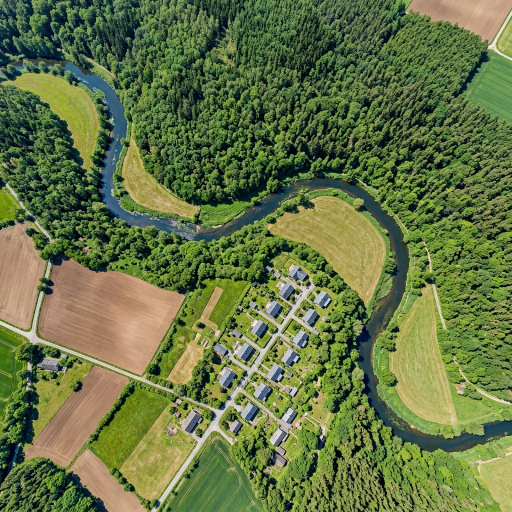
#> input picture aerial_view.png, 1024 x 1024 px (shown at 1/2 size)
$ python 08_ortho_rectification.py
#> lines starting #> are read from the running program, lines starting #| are printed output that depends on the picture; after the words box and inside, x2 and y2 are one past the last pixel; in counts of white or black regions, pixels touching at a corner belong together
import cv2
import numpy as np

# 讀取影像
img = cv2.imread("aerial_view.png")
#> img is the input picture: shape (1024, 1024, 3); mean B, G, R 68.7, 116.7, 101.7

if img is None:
    print("找不到影像檔案！")
else:
    # 取得影像維度
    height, width = img.shape[:2]
#> height = 1024; width = 1024

    # 1. 定義原始影像中的四個點 (例如：無人機傾斜拍攝到的農田四角)
    # 這裡我們手動定義一組點，模擬傾斜的透視效果
    # 格式: [左上, 右上, 右下, 左下]
    pts1 = np.float32([[200, 300], [800, 200], [900, 800], [100, 700]])

    # 2. 定義校正後的目標點 (正射投射後的矩形座標)
    # 我們希望將上述不規則四邊形轉為 500x500 的正方形
    pts2 = np.float32([[0, 0], [500, 0], [500, 500], [0, 500]])

    # 3. 計算透視變換矩陣 (Perspective Transform Matrix)
    matrix = cv2.getPerspectiveTransform(pts1, pts2)

    # 4. 執行變換 (Warp Perspective)
    # 這就是製作正射影像 (Orthophoto) 的核心數學步驟
    result = cv2.warpPerspective(img, matrix, (500, 500))
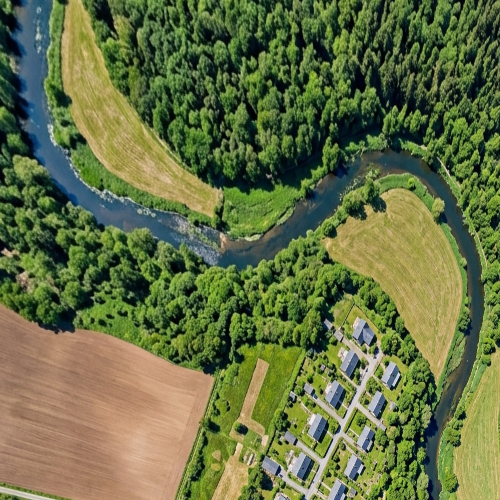
#> result: shape (500, 500, 3); mean B, G, R 68.3, 113.2, 102.3

    # 為了方便觀察，在原圖上畫出取樣範圍
    img_draw = img.copy()
    for i in range(4):
        cv2.circle(img_draw, tuple(pts1[i].astype(int)), 10, (0, 0, 255), -1)
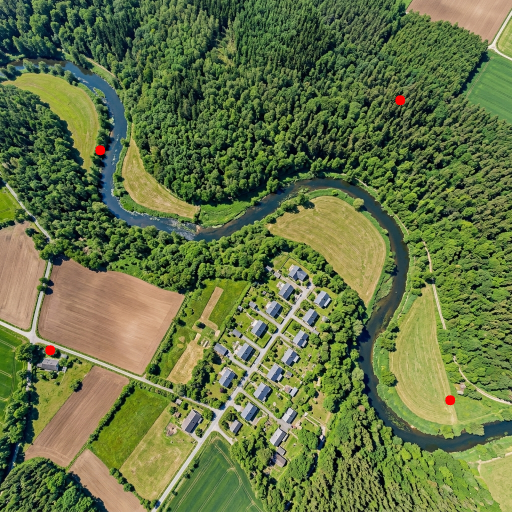
#> img_draw: shape (1024, 1024, 3) (shown at 1/2 size); 0.12% of pixels changed, all inside (x1, y1, x2, y2) = (90, 190, 911, 811)
    cv2.polylines(img_draw, [pts1.astype(np.int32)], True, (0, 0, 255), 2)
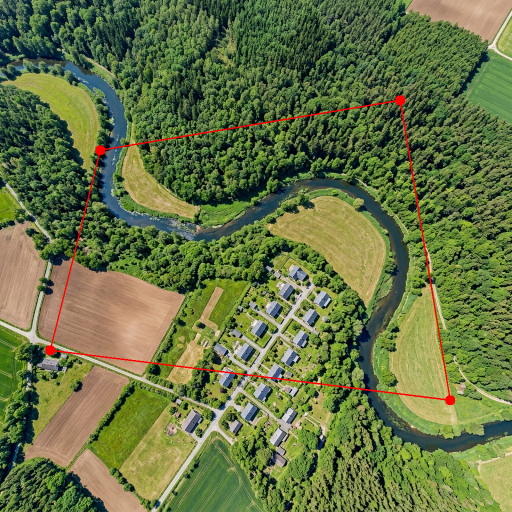
#> img_draw: shape (1024, 1024, 3) (shown at 1/2 size); 0.63% of pixels changed, all inside (x1, y1, x2, y2) = (102, 201, 900, 801)

    # 顯示結果
    cv2.imshow("Original with ROIs", img_draw)
    cv2.imshow("Rectified Orthophoto Result", result)

    print("透視變換（正射校正模擬）完成。")
    cv2.waitKey(0)
    cv2.destroyAllWindows()

$ run again, with cat.jpg saved as aerial_view.png
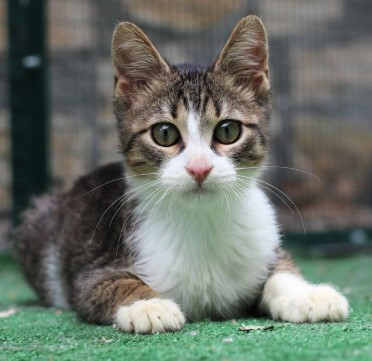
#> input picture cat.jpg, 372 x 361 px
#> img is the input picture: shape (361, 372, 3); mean B, G, R 104.1, 113, 105.3
#> after the loop `for i in range(4):`:
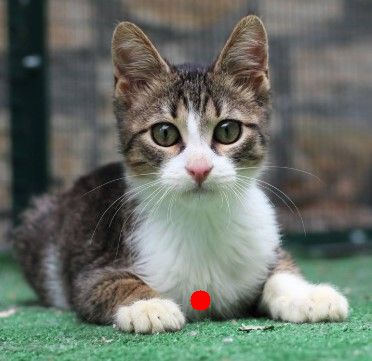
#> img_draw: shape (361, 372, 3); 0.24% of pixels changed, all inside (x1, y1, x2, y2) = (190, 290, 211, 311)
#> `cv2.polylines(img_draw, [pts1.astype(np.int32)], True, (0, 0, 255), 2)`:
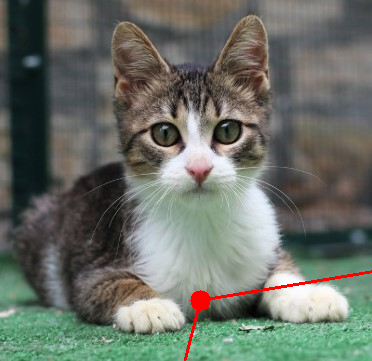
#> img_draw: shape (361, 372, 3); 0.47% of pixels changed, all inside (x1, y1, x2, y2) = (184, 270, 372, 361)

$ run again, with sample_portrait.jpg saved as aerial_view.png
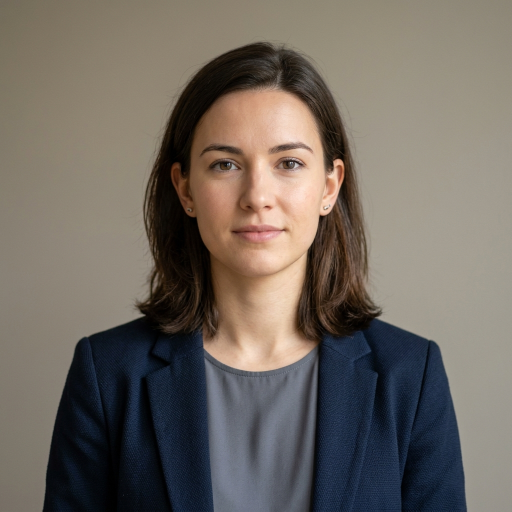
#> input picture sample_portrait.jpg, 1024 x 1024 px (shown at 1/2 size)
#> img is the input picture: shape (1024, 1024, 3); mean B, G, R 97, 104.9, 112.5
#> after the loop `for i in range(4):`:
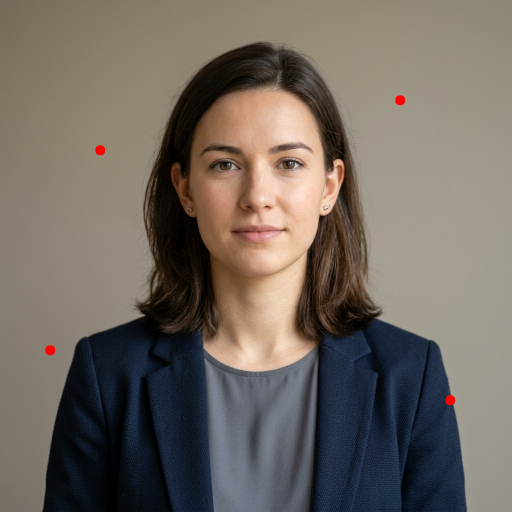
#> img_draw: shape (1024, 1024, 3) (shown at 1/2 size); 0.12% of pixels changed, all inside (x1, y1, x2, y2) = (90, 190, 911, 811)
#> `cv2.polylines(img_draw, [pts1.astype(np.int32)], True, (0, 0, 255), 2)`:
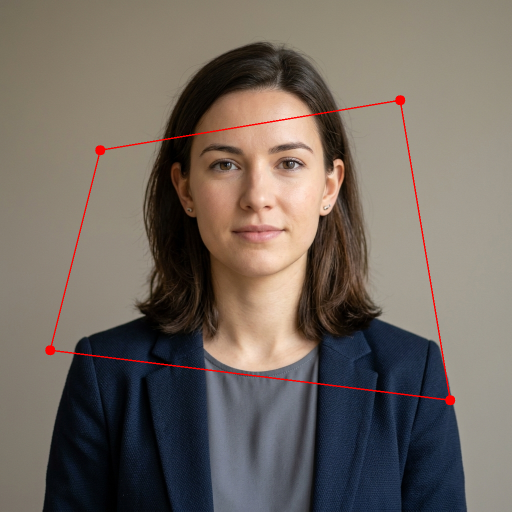
#> img_draw: shape (1024, 1024, 3) (shown at 1/2 size); 0.63% of pixels changed, all inside (x1, y1, x2, y2) = (102, 201, 900, 801)
